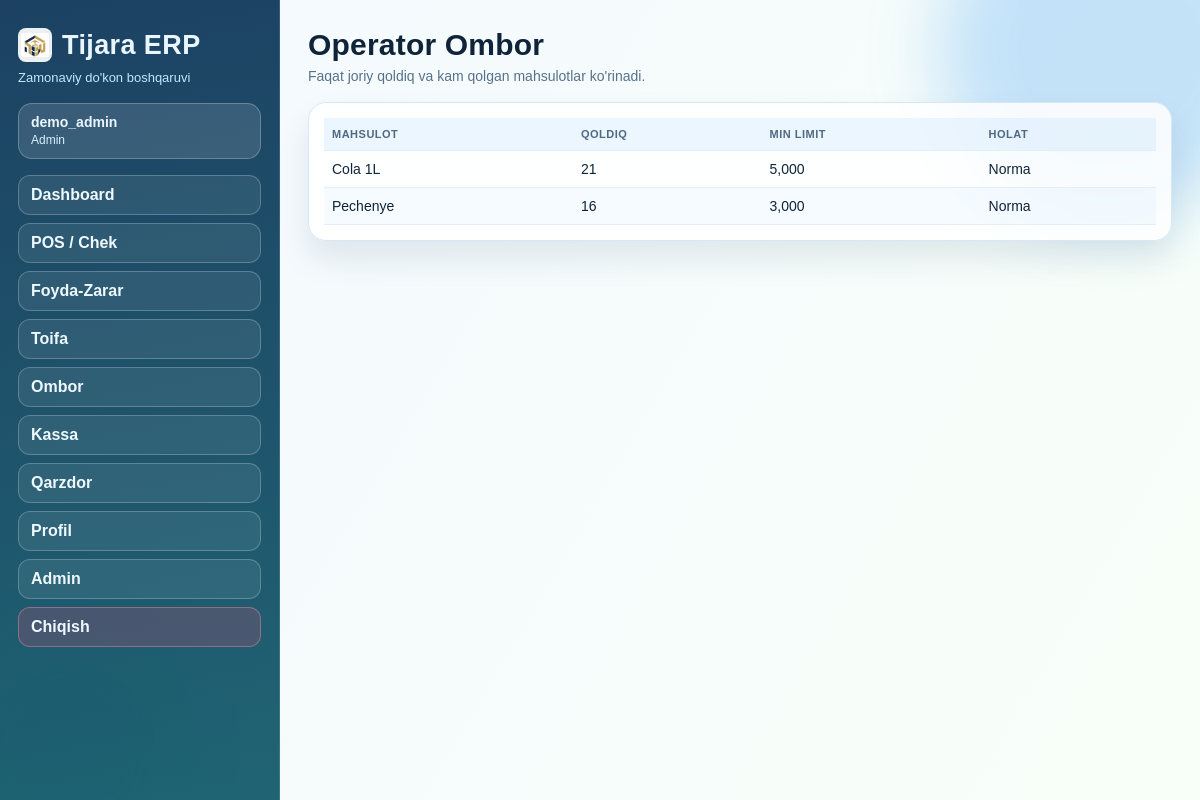
Screenshot of /operator/ombor/ (signed in) with the database file from the repository.
### toifa/models.py (models this page shows, shortened)
class Product(models.Model):
    UNIT_PCS = "dona"
    UNIT_KG = "kg"
    UNIT_LITER = "litr"
    UNIT_CHOICES = (
        (UNIT_PCS, "Dona"),
        (UNIT_KG, "Kilogram"),
        (UNIT_LITER, "Litr"),
    )
    category = models.ForeignKey(Category, on_delete=models.PROTECT, related_name="products")
    name = models.CharField(max_length=150)
    unit = models.CharField(max_length=20, choices=UNIT_CHOICES, default=UNIT_PCS)
    sale_price = models.DecimalField(max_digits=14, decimal_places=2, default=0)
    min_stock_limit = models.DecimalField(max_digits=14, decimal_places=3, default=0)
    image_url = models.URLField(blank=True)
    is_active = models.BooleanField(default=True)
    created_at = models.DateTimeField(auto_now_add=True)
    class Meta:
        unique_together = ("category", "name")
        ordering = ["category__order", "name"]
        verbose_name = "Mahsulot"
        verbose_name_plural = "Mahsulotlar"

### core/views.py (the view)
# urls.py: path("operator/ombor/", operator_ombor, name="operator-ombor"),
@login_required
def operator_ombor(request):
    stock_rows = _stock_with_low_flags()
    return render(request, "operator_ombor.html", {"stock_rows": stock_rows})

### templates/operator_ombor.html (shortened to what this page needs)
{% extends "base.html" %}
{% block content %}
<section class="header">
    <h2>Operator Ombor</h2>
    <p>Faqat joriy qoldiq va kam qolgan mahsulotlar ko'rinadi.</p>
</section>
<section class="panel">
    <table>
        <thead><tr><th>Mahsulot</th><th>Qoldiq</th><th>Min limit</th><th>Holat</th></tr></thead>
        <tbody>
            {% for row in stock_rows %}
            <tr>
                <td>{{ row.name }}</td>
                <td>{{ row.current_qty }}</td>
                <td>{{ row.min_stock_limit }}</td>
                <td>{% if row.is_low %}Kam qoldi{% else %}Norma{% endif %}</td>
            </tr>
            {% empty %}
            <tr><td colspan="4">Mahsulotlar yo'q.</td></tr>
            {% endfor %}
        </tbody>
    </table>
</section>
{% endblock %}

### templates/base.html (shortened to what this page needs)
{% load static %}
<!DOCTYPE html>
<html lang="uz">
<head>
    <link rel="stylesheet" href="{% static 'css/app.css' %}">
</head>
<body>
    <div class="bg-orb orb-two"></div>
    <div class="layout">
        <aside class="sidebar">
            <div class="brand-wrap">
                <img class="brand-logo" src="{% static 'img/tijara-logo.png' %}" alt="Tijara logo">
                <h1>Tijara ERP</h1>
            </div>
            <p>Zamonaviy do'kon boshqaruvi</p>
            {% if user.is_authenticated %}
            <div class="user-chip">
                <strong>{{ user.username }}</strong>
                <span>{% if user.is_superuser or user.is_staff %}Admin{% else %}Operator{% endif %}</span>
            </div>
            {% endif %}
            <nav>
                {% if user.is_authenticated %}
                    {% if user.is_superuser or user.is_staff %}
                    <a class="nav-link" href="{% url 'web-dashboard' %}">Dashboard</a>
                    <a class="nav-link" href="{% url 'web-pos' %}">POS / Chek</a>
                    <a class="nav-link" href="{% url 'web-profit' %}">Foyda-Zarar</a>
                    <a class="nav-link" href="{% url 'web-toifa' %}">Toifa</a>
                    <a class="nav-link" href="{% url 'web-ombor' %}">Ombor</a>
                    <a class="nav-link" href="{% url 'web-kassa' %}">Kassa</a>
                    <a class="nav-link" href="{% url 'web-qarzdor' %}">Qarzdor</a>
                    <a class="nav-link" href="{% url 'web-profil' %}">Profil</a>
                    <a class="nav-link" href="/admin/">Admin</a>
                    {% endif %}
                    <a class="nav-link nav-danger" href="{% url 'logout' %}">Chiqish</a>
                {% else %}
                    <a class="nav-link" href="{% url 'login' %}">Kirish</a>
                    <a class="nav-link" href="/admin/login/">Admin kirish</a>
                {% endif %}
            </nav>
        </aside>
        <main class="content">
            {% block content %}{% endblock %}
        </main>
    </div>
</body>
</html>

### static/css/app.css (style rules this page uses)
:root { --bg-1: #f4f9ff; --bg-2: #f8fff8; --text: #0f2438; --muted: #58718b; --line: #d8e7f5; --card: rgba(255, 255, 255, 0.86); --glass: blur(10px); --brand-a: #1f8ef1; --brand-b: #0bb783; --brand-c: #ff8a3d; --danger: #f0446f; --shadow: 0 18px 32px rgba(17, 52, 84, 0.1); }
* { box-sizing: border-box; }
body { margin: 0; font-family: "Sora", "Manrope", sans-serif; color: var(--text); background: linear-gradient(120deg, var(--bg-1), var(--bg-2)); }
a { color: #226eca; }
.bg-orb { position: fixed; border-radius: 999px; pointer-events: none; filter: blur(35px); z-index: 0; animation: drift 12s ease-in-out infinite alternate; }
.orb-two { width: 280px; height: 280px; bottom: -90px; left: -70px; background: rgba(11, 183, 131, 0.2); animation-delay: 0.8s; }
.layout { display: grid; grid-template-columns: 280px 1fr; min-height: 100vh; position: relative; z-index: 2; }
.sidebar { padding: 28px 18px; background: linear-gradient(170deg, rgba(16, 55, 90, 0.95), rgba(20, 92, 108, 0.95)); color: #eaf6ff; border-right: 1px solid rgba(255, 255, 255, 0.14); }
.brand-wrap { display: flex; align-items: center; gap: 10px; }
.brand-logo { width: 34px; height: 34px; object-fit: contain; border-radius: 8px; background: rgba(255, 255, 255, 0.92); padding: 3px; }
.sidebar h1 { margin: 0; font-size: 27px; letter-spacing: 0.4px; }
.sidebar p { margin: 8px 0 18px; color: #bee8ff; font-size: 13px; }
.user-chip { border: 1px solid rgba(255, 255, 255, 0.24); background: rgba(255, 255, 255, 0.12); border-radius: 14px; padding: 10px 12px; margin-bottom: 16px; }
.user-chip strong { display: block; font-size: 14px; }
.user-chip span { font-size: 12px; color: #d7f2ff; }
.sidebar nav { display: flex; flex-direction: column; gap: 8px; }
.nav-link { text-decoration: none; color: #eef9ff; font-weight: 600; border-radius: 12px; padding: 10px 12px; border: 1px solid rgba(255, 255, 255, 0.22); background: rgba(255, 255, 255, 0.08); transition: all 0.2s ease; }
.nav-danger { border-color: rgba(255, 149, 176, 0.4); background: rgba(240, 68, 111, 0.2); }
.content { padding: 28px; }
.header h2 { margin: 0 0 6px; font-size: 30px; letter-spacing: 0.2px; }
.header p { margin: 0 0 18px; color: var(--muted); font-size: 14px; }
.panel { background: var(--card); border: 1px solid var(--line); border-radius: 18px; box-shadow: var(--shadow); padding: 15px; backdrop-filter: var(--glass); }
table { width: 100%; border-collapse: collapse; font-size: 14px; overflow: hidden; }
th, td { border-bottom: 1px solid #e4eef8; text-align: left; padding: 10px 8px; }
tbody tr:nth-child(even) { background: rgba(31, 142, 241, 0.04); }
th { color: #4f6983; font-size: 11px; letter-spacing: 0.5px; text-transform: uppercase; background: rgba(31, 142, 241, 0.08); }

### rows the page displays
Product: name "Cola 1L", current_qty "21", min_stock_limit "5,000", shows "Norma"
Product: name "Pechenye", current_qty "16", min_stock_limit "3,000", shows "Norma"

### other values shown
{{ user.username }} "demo_admin"
